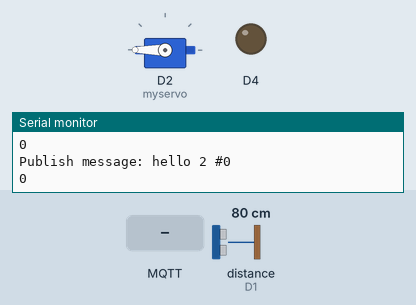
Recording of a sketch running on a simulated ESP8266 (NodeMCU). Parts: servo, output pins drawn as LEDs (lit = HIGH), the last lines printed to the serial monitor. Wiring (inferred from the names in the program): ultrasonic range finder: trigger D0; echo D1. Inputs (shaded band) come from the test bench; at power-on: distance to the obstacle (sensor on D1) 80 cm. The echo pulse lasts 58.3 µs per cm; WiFi joins after 1.5 s; servers stay silent unless stated; random numbers use the default seed unless the sketch sets one; no MQTT or app messages arrive unless stated; pins used as bus, display or sensor lines are not drawn.

Above: at 2.7 s.
2.8 s: MQTT message "0" arrives on the first subscribed topic
At 3.2 s:
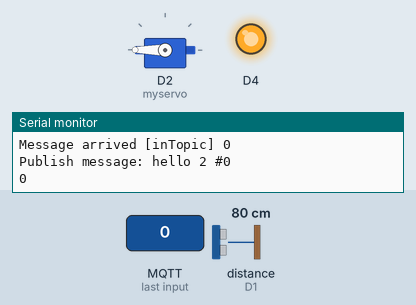
4.3 s: distance to the obstacle (sensor on D1) set to 34 cm
5.8 s: distance to the obstacle (sensor on D1) set to 27 cm
At 7.0 s:
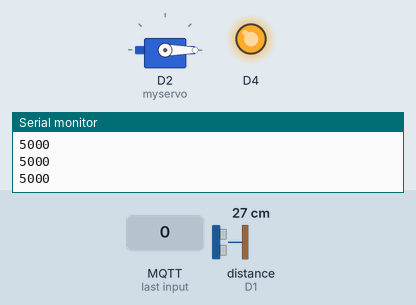
9.1 s: MQTT message "1" arrives on the first subscribed topic
At 10.4 s:
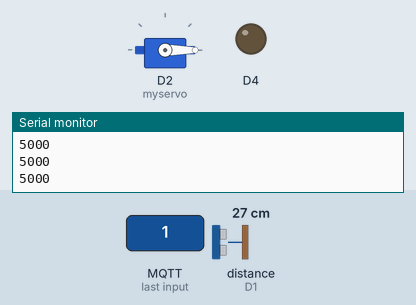
12.1 s: MQTT message "2" arrives on the first subscribed topic
At 12.5 s:
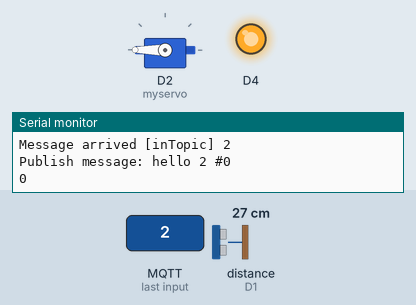
Timing chart, 0 to 14.7 s (numbered marks = the images above; inputs shaded):
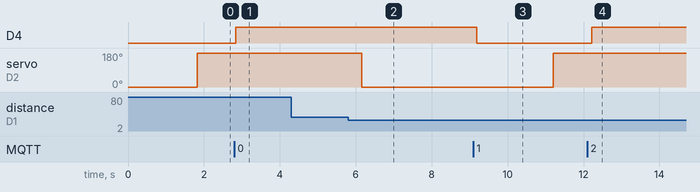

The sketch:

mqtt_esp8266_0428.ino
```cpp
/*
 Basic ESP8266 MQTT example
 This sketch demonstrates the capabilities of the pubsub library in combination
 with the ESP8266 board/library.
 It connects to an MQTT server then:
  - publishes "hello world" to the topic "outTopic" every two seconds
  - subscribes to the topic "inTopic", printing out any messages
    it receives. NB - it assumes the received payloads are strings not binary
  - If the first character of the topic "inTopic" is an 1, switch ON the ESP Led,
    else switch it off
 It will reconnect to the server if the connection is lost using a blocking
 reconnect function. See the 'mqtt_reconnect_nonblocking' example for how to
 achieve the same result without blocking the main loop.
 To install the ESP8266 board, (using Arduino 1.6.4+):
  - Add the following 3rd party board manager under "File -> Preferences -> Additional Boards Manager URLs":
       http://arduino.esp8266.com/stable/package_esp8266com_index.json
  - Open the "Tools -> Board -> Board Manager" and click install for the ESP8266"
  - Select your ESP8266 in "Tools -> Board"
*/

#include <ESP8266WiFi.h>
#include <PubSubClient.h>
#include <Servo.h>
#define echoPin D1 // attach pin D2 Arduino to pin Echo of HC-SR04
#define trigPin D0 //attach pin D3 Arduino to pin Trig of HC-SR04
Servo myservo;


int STA;
int SA;
long duration; // variable for the duration of sound wave travel
int distance; // variable for the distance measurement

long previousMillis = 0;        // will store last time LED was updated
long time_countdown = 0;           // interval at which to blink (milliseconds)


// Update these with values suitable for your network.

const char* ssid = "logan";
const char* password = "1234567890";
const char* mqtt_server = "172.20.10.11";

WiFiClient espClient;
PubSubClient client(espClient);
unsigned long lastMsg = 0;
#define MSG_BUFFER_SIZE	(50)
char msg[MSG_BUFFER_SIZE];
int value = 0;

void setup_wifi() {

  delay(10);
  // We start by connecting to a WiFi network
  Serial.println();
  Serial.print("Connecting to ");
  Serial.println(ssid);

  WiFi.mode(WIFI_STA);
  WiFi.begin(ssid, password);

  while (WiFi.status() != WL_CONNECTED) {
    delay(500);
    Serial.print(".");
  }

  randomSeed(micros());

  Serial.println("");
  Serial.println("WiFi connected");
  Serial.println("IP address: ");
  Serial.println(WiFi.localIP());
}

void callback(char* topic, byte* payload, unsigned int length) {
  Serial.print("Message arrived [");
  Serial.print(topic);
  Serial.print("] ");
  for (int i = 0; i < length; i++) {
    Serial.print((char)payload[i]);
  }
  Serial.println();

  // Switch on the LED if an 1 was received as first character
  if ((char)payload[0] == '1') {
    digitalWrite(BUILTIN_LED, LOW);   // Turn the LED on (Note that LOW is the voltage level
    // but actually the LED is on; this is because
    // it is active low on the ESP-01)
  } else {
    digitalWrite(BUILTIN_LED, HIGH);  // Turn the LED off by making the voltage HIGH
  }

}

void reconnect() {
  // Loop until we're reconnected
  while (!client.connected()) {
    Serial.print("Attempting MQTT connection...");
    // Create a random client ID
    String clientId = "ESP8266Client-";
    clientId += String(random(0xffff), HEX);
    // Attempt to connect
    if (client.connect(clientId.c_str())) {
      Serial.println("connected");
      // Once connected, publish an announcement...
      client.publish("outTopic", "hello world");
      // ... and resubscribe
      client.subscribe("inTopic");
    } else {
      Serial.print("failed, rc=");
      Serial.print(client.state());
      Serial.println(" try again in 5 seconds");
      // Wait 5 seconds before retrying
      delay(5000);
    }
  }
}
int ult_sound()
{
    // Clears the trigPin condition
  digitalWrite(trigPin, LOW);
  delayMicroseconds(2);
  // Sets the trigPin HIGH (ACTIVE) for 10 microseconds
  digitalWrite(trigPin, HIGH);
  delayMicroseconds(10);
  digitalWrite(trigPin, LOW);
  // Reads the echoPin, returns the sound wave travel time in microseconds
  duration = pulseIn(echoPin, HIGH);
  // Calculating the distance
  distance = duration * 0.034 / 2; // Speed of sound wave divided by 2 (go and back)
  // Displays the distance on the Serial Monitor
  delay(250);
  if (distance > 50)
  {
    STA =1;
  }
  else if (distance < 30)
  {
    STA = 0;
  }

  SA <<=1;
  SA+=STA;
  SA &=3;
  if (SA==2)
  {
    return 1;
  }
  else
  {
    return 0;
  }
}
void setup() {
  pinMode(BUILTIN_LED, OUTPUT);     // Initialize the BUILTIN_LED pin as an output
  pinMode(trigPin, OUTPUT); // Sets the trigPin as an OUTPUT
  pinMode(echoPin, INPUT); // Sets the echoPin as an INPUT
  myservo.attach(D2);
  myservo.write(0);
  Serial.begin(115200);
  setup_wifi();
  client.setServer(mqtt_server, 1883);
  client.setCallback(callback);


}

void loop() {

  if (!client.connected()) {
    reconnect();
  }
  client.loop();

  unsigned long currentMillis = millis();
  /*if (now - lastMsg > 2000) {
    lastMsg = now;
    ++value;
    snprintf (msg, MSG_BUFFER_SIZE, "hello world #%ld", value);
    Serial.print("Publish message: ");
    Serial.println(msg);
    client.publish("outTopic", msg);
  }*/
  if (ult_sound()== 1)
  {
    time_countdown = 5000;
    myservo.write(0);
    previousMillis = currentMillis;
     snprintf (msg, MSG_BUFFER_SIZE, "hello 1 #%ld", value);
    Serial.print("Publish message: ");
    Serial.println(msg);
    client.publish("outTopic", msg);
  }

  if (currentMillis - previousMillis > time_countdown)
  {
    time_countdown=0;
    myservo.write(180);
     snprintf (msg, MSG_BUFFER_SIZE, "hello 2 #%ld", value);
    Serial.print("Publish message: ");
    Serial.println(msg);
    client.publish("outTopic", msg);

  }
  Serial.println(time_countdown);
}
```

Measured:
- the behaviour switches between 31 and 30 cm on distance to the obstacle (sensor on D1) (found by bisection; images 1 and 2)
- after the input at 2.8 s, D4: LOW → HIGH after 0.05 s
- after the input at 5.8 s, servo on D2 (myservo): 180° → 0° after 0.35 s
- after the input at 9.1 s, D4: HIGH → LOW after 0.08 s
- after the input at 12.1 s, D4: LOW → HIGH after 0.11 s
